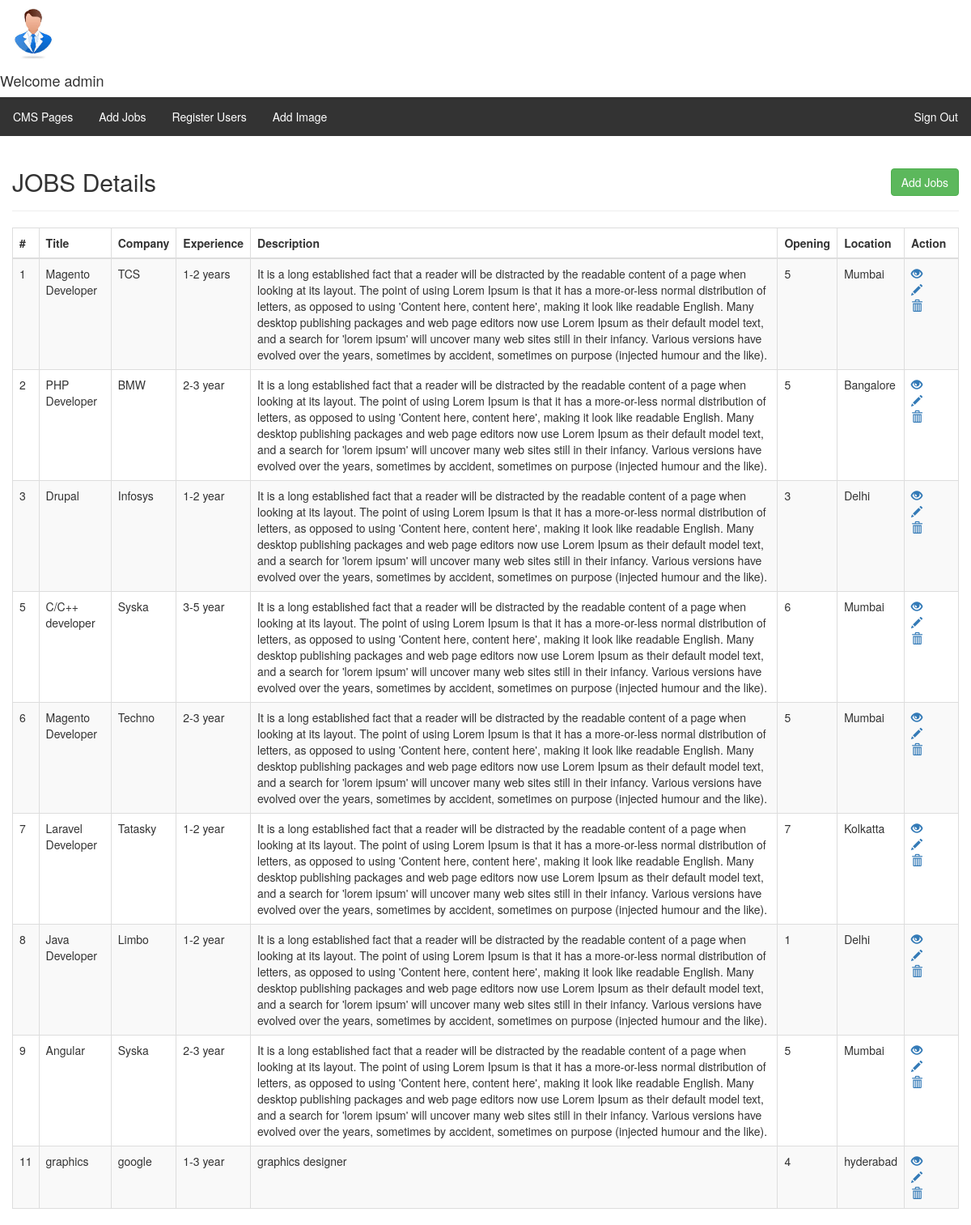
/admin/addjobs.php (signed in), run on the app's committed database.
### tables this page shows
CREATE TABLE `jobs` (
  `id` int(11) NOT NULL,
  `title` varchar(500) NOT NULL,
  `company` varchar(500) NOT NULL,
  `experience` varchar(500) NOT NULL,
  `description` text NOT NULL,
  `opening` varchar(500) NOT NULL,
  `image` varchar(500) NOT NULL,
  `location` varchar(500) NOT NULL,
  `createdat` timestamp NOT NULL DEFAULT current_timestamp() ON UPDATE current_timestamp()
);

### admin/include/session.php (called while the page is built, shortened)
<?php
   include('include\config.php');
   $user_check = $_SESSION['admin_user'];
   $ses_sql = mysqli_query($con,"select admin_user from admin where admin_user = '$user_check' ");
   $row = mysqli_fetch_array($ses_sql,MYSQLI_ASSOC);
   $login_session = $row['admin_user'];
?>

### admin/addjobs.php (the view, shortened to what this page needs)
<?php
     include("include\session.php");
?>
<!DOCTYPE html>
<html lang="en">
<head>
    <link rel="stylesheet" href="asset\css\adminhome.css">
    <link rel="stylesheet" href="https://maxcdn.bootstrapcdn.com/bootstrap/3.3.7/css/bootstrap.css">
</head>
<body>
    <div class="imgcontainer">
            <img width ="80px" src="asset\image\avtarimage.jpg" alt="Avatar" class="avatar"><h4>Welcome <?php echo $login_session; ?></h4>
         </div>
      <?php include("header.php"); ?>
    <div class="wrapper">
        <div class="container-fluid">
            <div class="row">
                <div class="col-md-12">
                    <div class="page-header clearfix">
                        <h2 class="pull-left">JOBS Details</h2>
                        <a href="createjobs.php" class="btn btn-success pull-right">Add Jobs</a>
                    </div>
                    <?php
                    $sql = "SELECT * FROM jobs";
                    if($result = mysqli_query($con, $sql)){
                        if(mysqli_num_rows($result) > 0){
                            echo "<table class='table table-bordered table-striped'>";
                                echo "<thead>";
                                    echo "<tr>";
                                        echo "<th>#</th>";
                                        echo "<th>Title</th>";
                                        echo "<th>Company</th>";
                                        echo "<th>Experience</th>";
                                        echo "<th>Description</th>";
                                        echo "<th>Opening</th>";
                                        echo "<th>Location</th>";
                                        echo "<th>Action</th>";
                                    echo "</tr>";
                                echo "</thead>";
                                echo "<tbody>";
                                while($row = mysqli_fetch_array($result)){
                                    echo "<tr>";
                                        echo "<td>" . $row['id'] . "</td>";
                                        echo "<td>" . $row['title'] . "</td>";
                                        echo "<td>" . $row['company'] . "</td>";
                                        echo "<td>" . $row['experience'] . "</td>";
                                        echo "<td>" . $row['description'] . "</td>";
                                        echo "<td>" . $row['opening'] . "</td>";
                                          echo "<td>". $row['location'] . "</td>";
                                        echo "<td>";
                                            echo "<a href='readjobs.php?id=". $row['id'] ."' title='View Record' data-toggle='tooltip'><span class='glyphicon glyphicon-eye-open'></span></a>";
                                            echo "<a href='updatejobs.php?id=". $row['id'] ."' title='Update Record' data-toggle='tooltip'><span class='glyphicon glyphicon-pencil'></span></a>";
                                            echo "<a href='deletejobs.php?id=". $row['id'] ."' title='Delete Record' data-toggle='tooltip'><span class='glyphicon glyphicon-trash'></span></a>";
                                        echo "</td>";
                                    echo "</tr>";
                                }
                                echo "</tbody>";
                            echo "</table>";
                        } else{
                            echo "<p class='lead'><em>No records were found.</em></p>";
                        }
                    } else{
                        echo "ERROR: Could not able to execute $sql. " . mysqli_error($con);
                    }
                    ?>
                </div>
            </div>
        </div>
    </div>
</body>
</html>

### admin/addjobs.php (style rules this page uses)
.wrapper { width: 1200px; margin: 0 auto; }
.page-header h2 { margin-top: 0; }
table tr td:last-child a { margin-right: 15px; }

### data on the page
jobs: id "1", title "Magento Developer", company "TCS", experience "1-2 years", description "It is a long established fact that a reader will be distracted by the readable content of a page when looking at its layout. The point of using Lorem Ipsum is that it has a more-or-less normal distribution of letters, as opposed to using 'Content here, content here', making it look like readable English. Many desktop publishing packages and web page editors now use Lorem Ipsum as their default model text, and a search for 'lorem ipsum' will uncover many web sites still in their infancy. Various versions have evolved over the years, sometimes by accident, sometimes on purpose (injected humour and the like).", opening "5", location "Mumbai"
jobs: id "2", title "PHP Developer", company "BMW", experience "2-3 year", description "It is a long established fact that a reader will be distracted by the readable content of a page when looking at its layout. The point of using Lorem Ipsum is that it has a more-or-less normal distribution of letters, as opposed to using 'Content here, content here', making it look like readable English. Many desktop publishing packages and web page editors now use Lorem Ipsum as their default model text, and a search for 'lorem ipsum' will uncover many web sites still in their infancy. Various versions have evolved over the years, sometimes by accident, sometimes on purpose (injected humour and the like).", opening "5", location "Bangalore"
jobs: id "3", title "Drupal", company "Infosys", experience "1-2 year", description "It is a long established fact that a reader will be distracted by the readable content of a page when looking at its layout. The point of using Lorem Ipsum is that it has a more-or-less normal distribution of letters, as opposed to using 'Content here, content here', making it look like readable English. Many desktop publishing packages and web page editors now use Lorem Ipsum as their default model text, and a search for 'lorem ipsum' will uncover many web sites still in their infancy. Various versions have evolved over the years, sometimes by accident, sometimes on purpose (injected humour and the like).", opening "3", location "Delhi"
jobs: id "5", title "C/C++ developer", company "Syska", experience "3-5 year", description "It is a long established fact that a reader will be distracted by the readable content of a page when looking at its layout. The point of using Lorem Ipsum is that it has a more-or-less normal distribution of letters, as opposed to using 'Content here, content here', making it look like readable English. Many desktop publishing packages and web page editors now use Lorem Ipsum as their default model text, and a search for 'lorem ipsum' will uncover many web sites still in their infancy. Various versions have evolved over the years, sometimes by accident, sometimes on purpose (injected humour and the like).", opening "6", location "Mumbai"
jobs: id "6", title "Magento Developer", company "Techno", experience "2-3 year", description "It is a long established fact that a reader will be distracted by the readable content of a page when looking at its layout. The point of using Lorem Ipsum is that it has a more-or-less normal distribution of letters, as opposed to using 'Content here, content here', making it look like readable English. Many desktop publishing packages and web page editors now use Lorem Ipsum as their default model text, and a search for 'lorem ipsum' will uncover many web sites still in their infancy. Various versions have evolved over the years, sometimes by accident, sometimes on purpose (injected humour and the like).", opening "5", location "Mumbai"
jobs: id "7", title "Laravel Developer", company "Tatasky", experience "1-2 year", description "It is a long established fact that a reader will be distracted by the readable content of a page when looking at its layout. The point of using Lorem Ipsum is that it has a more-or-less normal distribution of letters, as opposed to using 'Content here, content here', making it look like readable English. Many desktop publishing packages and web page editors now use Lorem Ipsum as their default model text, and a search for 'lorem ipsum' will uncover many web sites still in their infancy. Various versions have evolved over the years, sometimes by accident, sometimes on purpose (injected humour and the like).", opening "7", location "Kolkatta"
jobs: id "8", title "Java Developer", company "Limbo", experience "1-2 year", description "It is a long established fact that a reader will be distracted by the readable content of a page when looking at its layout. The point of using Lorem Ipsum is that it has a more-or-less normal distribution of letters, as opposed to using 'Content here, content here', making it look like readable English. Many desktop publishing packages and web page editors now use Lorem Ipsum as their default model text, and a search for 'lorem ipsum' will uncover many web sites still in their infancy. Various versions have evolved over the years, sometimes by accident, sometimes on purpose (injected humour and the like).", opening "1", location "Delhi"
jobs: id "9", title "Angular", company "Syska", experience "2-3 year", description "It is a long established fact that a reader will be distracted by the readable content of a page when looking at its layout. The point of using Lorem Ipsum is that it has a more-or-less normal distribution of letters, as opposed to using 'Content here, content here', making it look like readable English. Many desktop publishing packages and web page editors now use Lorem Ipsum as their default model text, and a search for 'lorem ipsum' will uncover many web sites still in their infancy. Various versions have evolved over the years, sometimes by accident, sometimes on purpose (injected humour and the like).", opening "5", location "Mumbai"
jobs: id "11", title "graphics", company "google", experience "1-3 year", description "graphics designer", opening "4", location "hyderabad"

### other printed values
$login_session "admin"
